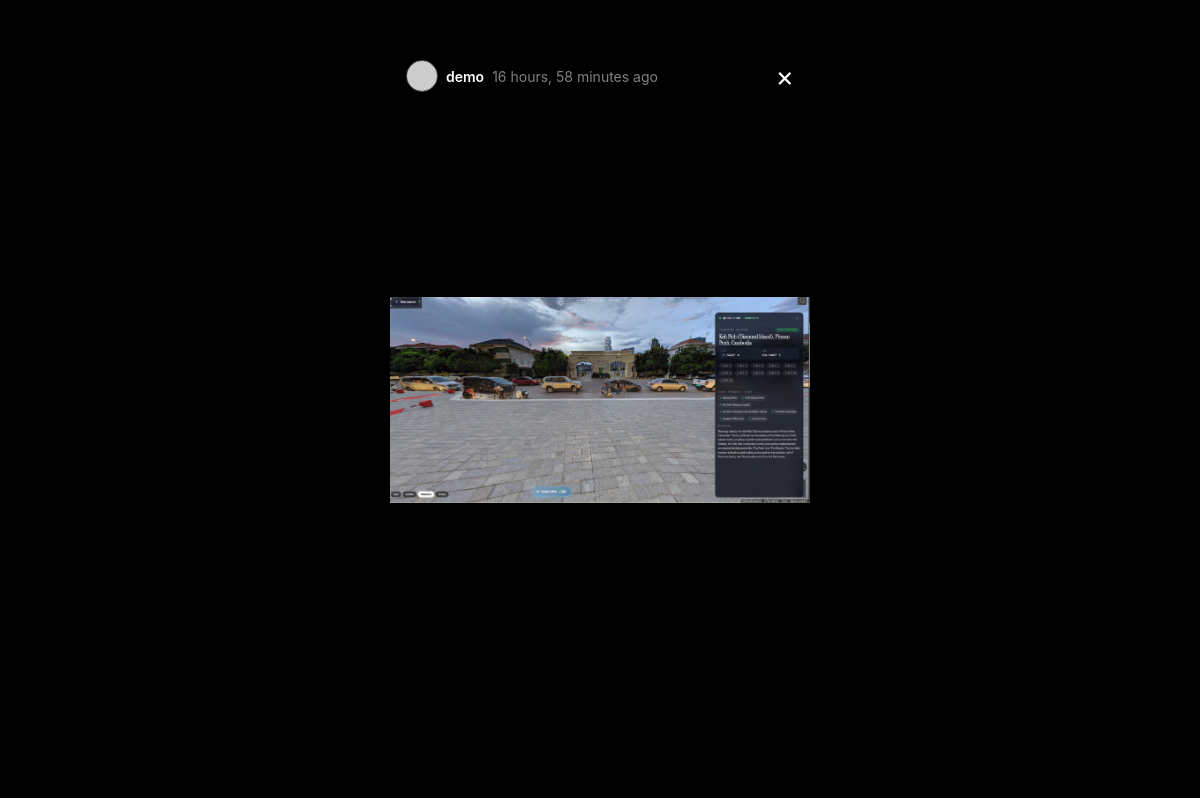
/stories/demo/ (signed in), run on the app's committed database.
### users/models.py (models this page shows, shortened)
class User(AbstractUser):
    bio = models.TextField(blank=True, max_length=500)
    profile_picture = models.ImageField(
        upload_to='profile_pics/',
        blank=True,
        null=True,
    )
    website = models.URLField(blank=True)
    is_private = models.BooleanField(default=False)
    def get_profile_picture_url(self):
        if self.profile_picture:
            return self.profile_picture.url
        initials = self.username[:2].upper()
        colors = ['4f5bd5', 'd62976', 'fa7e1e', '962fbf', '0095f6', '00b894', 'e17055', '6c5ce7']
        color = colors[sum(ord(c) for c in self.username) % len(colors)]
        return f'https://ui-avatars.com/api/?name={initials}&background={color}&color=fff&size=150&bold=true&font-size=0.45'

### stories/models.py (models this page shows, shortened)
class Story(models.Model):
    MEDIA_TYPES = [('image', 'Image'), ('video', 'Video')]
    author = models.ForeignKey(User, on_delete=models.CASCADE, related_name='stories')
    media = models.FileField(upload_to='stories/')
    media_type = models.CharField(max_length=10, choices=MEDIA_TYPES, default='image')
    caption = models.CharField(max_length=200, blank=True)
    created_at = models.DateTimeField(auto_now_add=True)
    class Meta:
        ordering = ['-created_at']
    @property
    def view_count(self):
        return self.views.count()

### stories/views.py (the view)
# urls.py: path('<str:username>/', views.view_story, name='view'),
@login_required
def view_story(request, username):
    story_user = get_object_or_404(User, username=username)
    since = timezone.now() - timedelta(hours=24)
    stories = Story.objects.filter(author=story_user, created_at__gte=since)
    if not stories.exists():
        messages.info(request, 'No active stories.')
        return redirect('posts:feed')
    if story_user != request.user:
        for story in stories:
            StoryView.objects.get_or_create(story=story, viewer=request.user)
    following_ids = Follow.objects.filter(
        follower=request.user
    ).values_list('followed_id', flat=True)
    next_user = User.objects.filter(
        id__in=following_ids,
        stories__created_at__gte=since,
    ).exclude(id=story_user.id).distinct().first()
    context = {
        'story_user': story_user,
        'stories': list(stories),
        'next_user': next_user,
        'is_own_story': request.user == story_user,
        'view_counts': [s.view_count for s in stories],
    }
    return render(request, 'stories/view_story.html', context)

### templates/stories/view_story.html (shortened to what this page needs)
{% extends 'base.html' %}
{% block content %}
<div class="story-overlay">
  <div style="position:relative; width:100%; max-width:420px; height:100vh; max-height:740px; background:#000; border-radius:8px; overflow:hidden;">
    <div class="story-progress">
    </div>
    <div class="position-absolute d-flex align-items-center gap-2 p-3" style="top:14px;left:0;right:0;z-index:5;">
      <img src="{{ story_user.get_profile_picture_url }}" class="rounded-circle" style="width:32px;height:32px;object-fit:cover;border:1px solid rgba(255,255,255,.3);" alt="">
      <span class="text-white fw-semibold small">{{ story_user.username }}</span>
      <span class="text-white-50 small" id="time-ago">{{ stories.0.created_at|timesince }} ago</span>
      <a href="{% url 'posts:feed' %}" class="text-white ms-auto fs-3 text-decoration-none lh-1">&times;</a>
    </div>
    <div style="width:100%; height:100%;">
      {% for story in stories %}
      <div class="story-slide" data-index="{{ forloop.counter0 }}" style="display:none; width:100%; height:100%; position:relative;">
        {% if story.media_type == 'video' %}
        <video src="{{ story.media.url }}" style="width:100%;height:100%;object-fit:contain;background:#000;" autoplay muted playsinline></video>
        {% else %}
        <img src="{{ story.media.url }}" style="width:100%;height:100%;object-fit:contain;background:#000;" alt="">
        {% endif %}
      </div>
      {% endfor %}
    </div>
    <div class="position-absolute top-0 bottom-0 start-0" style="width:30%; z-index:4; cursor:pointer;" onclick="prevSlide()"></div>
    <div class="position-absolute top-0 bottom-0 end-0" style="width:30%; z-index:4; cursor:pointer;" onclick="nextSlide()"></div>
  </div>
</div>
{% endblock %}

### templates/base.html (style rules this page uses)
:root { --ig-gradient: linear-gradient(45deg, #f9ce34, #ee2a7b, #6228d7); --ig-gradient-diag: linear-gradient(45deg, #feda75 0%, #fa7e1e 25%, #d62976 50%, #962fbf 75%, #4f5bd5 100%); --ig-blue: #0095f6; --ig-text: #262626; --ig-muted: #8e8e8e; --ig-border: #dbdbdb; --sidebar-w: 245px; --sidebar-w-collapsed: 72px; }
* { box-sizing: border-box; }
body { background: #fafafa; color: var(--ig-text); font-family: -apple-system, BlinkMacSystemFont, 'Segoe UI', Roboto, Helvetica, Arial, sans-serif; }
a { text-decoration: none; }
.story-overlay { position: fixed; inset: 0; background: #000; z-index: 200; display: flex; align-items: center; justify-content: center; }
.story-progress { position: absolute; top: 12px; left: 12px; right: 12px; display: flex; gap: 4px; }

### data on the page
User: username "demo"
Story: created_at "16 hours, 58 minutes", media (picture)
